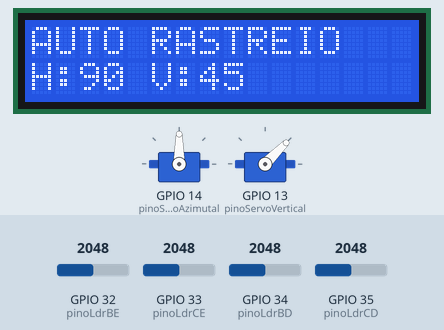
This sketch was run on a simulated ESP32. Parts: 2 × servo, 16×2 character LCD. Inputs (shaded band) come from the test bench; at power-on: GPIO 33 (pinoLdrCE) = 2048, GPIO 35 (pinoLdrCD) = 2048, GPIO 32 (pinoLdrBE) = 2048, GPIO 34 (pinoLdrBD) = 2048. WiFi joins after 1.5 s; servers stay silent unless stated.

Above: at 2.4 s.
2.5 s: GPIO 33 (pinoLdrCE) set to 2866
At 4.1 s:
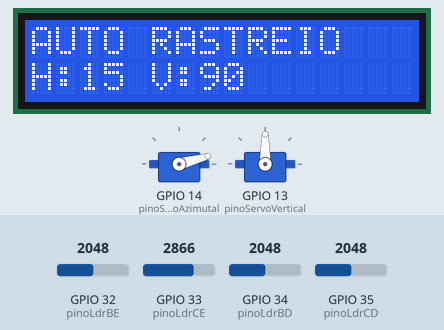
4.3 s: GPIO 35 (pinoLdrCD) set to 947
At 5.7 s:
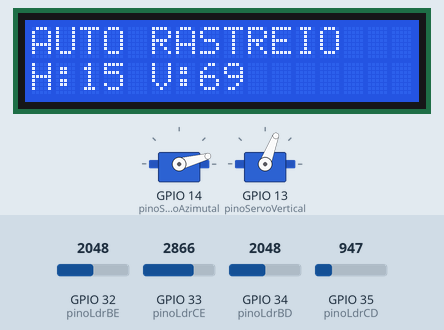
6.0 s: GPIO 35 (pinoLdrCD) set to 844
At 6.24 s:
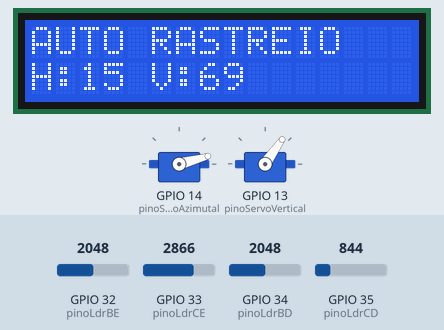
7.8 s: GPIO 32 (pinoLdrBE) set to 1408
At 8.7 s:
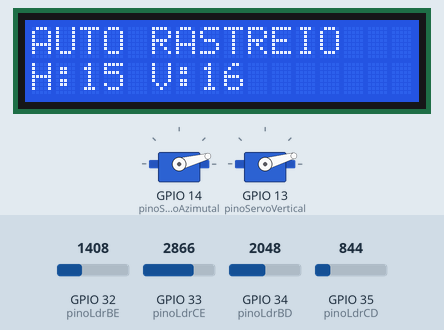
9.6 s: GPIO 32 (pinoLdrBE) set to 1376
At 10.45 s:
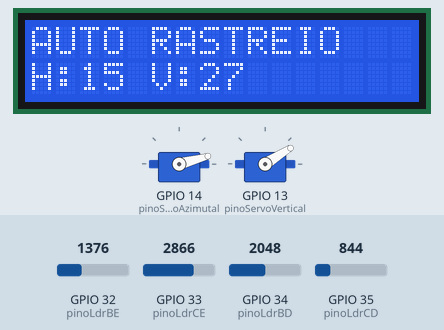
11.7 s: GPIO 34 (pinoLdrBD) set to 3972
At 15.9 s:
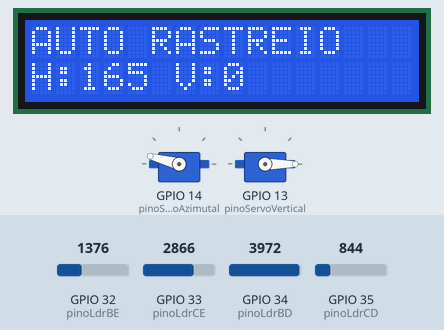
Timing chart, 0 to 16.2 s (numbered marks = the images above; inputs shaded):
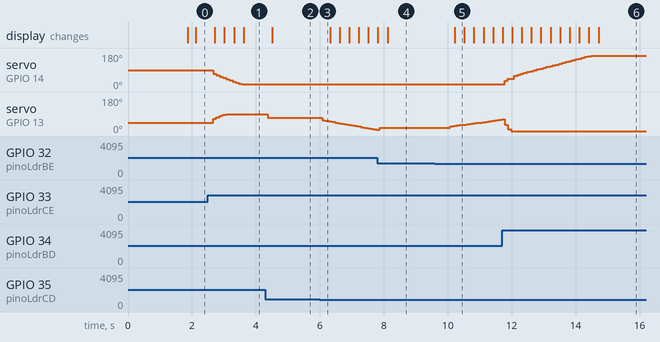

Measured:
- the behaviour switches between 917 and 916 on GPIO 35 (pinoLdrCD) (found by bisection; images 2 and 3)
- the behaviour switches between 1377 and 1376 on GPIO 32 (pinoLdrBE) (found by bisection; images 4 and 5)
- after the input at 2.5 s, servo on GPIO 14 (pinoServoAzimutal): moves from 90° to 15° over 0.90 s, starting after 0.17 s; servo on GPIO 13 (pinoServoVertical): moves from 45° to 90° over 0.40 s, starting after 0.17 s; the display: first changes after 0.22 s (image 1 shows a later state)
- after the input at 4.3 s, servo on GPIO 13 (pinoServoVertical): 90° → 69° after 0.07 s; the display: changes after 0.22 s (image 2)
- after the input at 6.0 s, servo on GPIO 13 (pinoServoVertical): moves from 69° to 6° over 1.7 s, starting after 0.07 s
- after the input at 9.6 s, servo on GPIO 13 (pinoServoVertical): moves from 16° to 61° over 1.6 s, starting after 0.48 s; the display: changes after 0.62 s (image 5)
- after the input at 11.7 s, servo on GPIO 14 (pinoServoAzimutal): moves from 15° to 165° over 2.7 s, starting after 0.08 s

The sketch:

TESTE_IHM_SOLAR.ino
```cpp
#include <Arduino.h>
#include <WiFi.h>
#include <WebServer.h>
#include <Wire.h>
#include <LiquidCrystal_I2C.h>
#include <ESP32Servo.h>

#include "web_server.h"

// ==========================================
// CONFIGURAÇÕES E PINOS (Gabriel)
// ==========================================
const char* ssid = "GABRIEL";
const char* password = "Biel_32150757";

const int pinoLdrCE = 33;
const int pinoLdrCD = 35;
const int pinoLdrBE = 32;
const int pinoLdrBD = 34;

const int pinoServoAzimutal = 14;
const int pinoServoVertical = 13;
const int pinoSDA = 21;
const int pinoSCL = 22;

const int limiteMin = 15;
const int limiteMax = 165;

// ==========================================
// PARÂMETROS DO CONTROLADOR PID
// ==========================================
float Kp = 0.015f;
float Ki = 0.001f;
float Kd = 0.005f;

float erroIntVert = 0.0f, erroIntHoriz = 0.0f;
float erroAntVert = 0.0f, erroAntHoriz = 0.0f;

float posAzimutalFloat = 90.0f;
float posVerticalFloat = 45.0f;

// ==========================================
// FILTRO EMA E TOLERÂNCIA DINÂMICA
// ==========================================
int toleranciaLuz = 150;
bool usarToleranciaDinamica = true;
float fatorK = 0.08f;
const int toleranciaMinima = 30;
int toleranciaEfetiva = 150;

float alfaFiltro = 0.15f;
long intervaloMovimento = 100;

int offsetCE = 0, offsetCD = 0, offsetBE = 0, offsetBD = 0;

const long intervaloLCD = 300;
const long tempoSplashLCD = 2000;

// ==========================================
// VARIÁVEIS GLOBAIS E OBJETOS
// ==========================================
WebServer server(80);
Servo servoAzimutal;
Servo servoVertical;
LiquidCrystal_I2C lcd(0x27, 16, 2);

int valCE = 0, valCD = 0, valBE = 0, valBD = 0;
float ldrCE_filtrado = 0.0f, ldrCD_filtrado = 0.0f, ldrBE_filtrado = 0.0f, ldrBD_filtrado = 0.0f;
int luzMediaAmbiente = 0;

int posicaoAzimutal = 90;
int posicaoVertical = 45;

int ultimaPosAzimutal = -1;
int ultimaPosVertical = -1;

bool modoManualAtivo = false;
bool modoUmEixo = false;

bool lcdConectado = false;
bool lcdEmSplash = false;
bool wifiNotificado = false;

unsigned long tempoAnteriorMovimento = 0;
unsigned long tempoAnteriorLCD = 0;
unsigned long tempoInicioLCD = 0;
unsigned long tempoAnteriorFiltro = 0;

// ==========================================
// FUNÇÕES
// ==========================================
void inicializarServos();
void inicializarLCD();
void executarAutocalibracao();
void iniciarWiFiAssincrono();
void verificarStatusWiFi();
void configurarRotasWeb();

void tratarRastreamentoAutomatico(unsigned long tempoAtual);
void atualizarLCD(unsigned long tempoAtual);

void handleRoot();
void handleLogin();
void handleLogout();
void handleSetModo();
void handleSetEixos();
void handleControlManual();
void handleSetParametros();
void handleCalibrar();
void handleSetPID();

// ==========================================
// SETUP E LOOP
// ==========================================
void setup() {
  Serial.begin(115200);

  inicializarServos();
  inicializarLCD();
  executarAutocalibracao();
  iniciarWiFiAssincrono();

  configurarRotasWeb();
  server.begin();
}

void loop() {
  server.handleClient();
  unsigned long tempoAtual = millis();

  verificarStatusWiFi();

  // Isola a leitura dos sensores e o filtro a cada 20ms para funcionamento correto do EMA
  if (tempoAtual - tempoAnteriorFiltro >= 20) {
    tempoAnteriorFiltro = tempoAtual;

    int rawCE = analogRead(pinoLdrCE);
    int rawCD = analogRead(pinoLdrCD);
    int rawBE = analogRead(pinoLdrBE);
    int rawBD = analogRead(pinoLdrBD);

    // Aplicação do Filtro EMA nos sinais brutos ajustados pelo offset
    ldrCE_filtrado = (alfaFiltro * (rawCE - offsetCE)) + ((1.0f - alfaFiltro) * ldrCE_filtrado);
    ldrCD_filtrado = (alfaFiltro * (rawCD - offsetCD)) + ((1.0f - alfaFiltro) * ldrCD_filtrado);
    ldrBE_filtrado = (alfaFiltro * (rawBE - offsetBE)) + ((1.0f - alfaFiltro) * ldrBE_filtrado);
    ldrBD_filtrado = (alfaFiltro * (rawBD - offsetBD)) + ((1.0f - alfaFiltro) * ldrBD_filtrado);

    // Aplicação do constrain APÓS o filtro suavizar as flutuações
    valCE = constrain((int)ldrCE_filtrado, 0, 4095);
    valCD = constrain((int)ldrCD_filtrado, 0, 4095);
    valBE = constrain((int)ldrBE_filtrado, 0, 4095);
    valBD = constrain((int)ldrBD_filtrado, 0, 4095);

    luzMediaAmbiente = (valCE + valCD + valBE + valBD) / 4;

    if (usarToleranciaDinamica) {
      int tolCalc = (int)(luzMediaAmbiente * fatorK);
      toleranciaEfetiva = (tolCalc < toleranciaMinima) ? toleranciaMinima : tolCalc;
    } else {
      toleranciaEfetiva = toleranciaLuz;
    }
  }

  tratarRastreamentoAutomatico(tempoAtual);
  atualizarLCD(tempoAtual);
}

// ==========================================
// INICIALIZAÇÕES E CALIBRAÇÃO
// ==========================================
void inicializarServos() {
  ESP32PWM::allocateTimer(0);
  ESP32PWM::allocateTimer(1);

  servoAzimutal.setPeriodHertz(50);
  servoVertical.setPeriodHertz(50);

  servoAzimutal.attach(pinoServoAzimutal, 500, 2400);
  servoVertical.attach(pinoServoVertical, 500, 2400);

  servoAzimutal.write((int)posAzimutalFloat);
  servoVertical.write((int)posVerticalFloat);
}

void inicializarLCD() {
  Wire.begin(pinoSDA, pinoSCL);
  Wire.beginTransmission(0x27);
  if (Wire.endTransmission() == 0) {
    lcdConectado = true;
    lcd.init();
    lcd.backlight();
    lcd.setCursor(0, 0);
    lcd.print("TRACKER SOLAR:");
    lcd.setCursor(0, 1);
    lcd.print("Calibrando LDRs");
    lcdEmSplash = true;
    tempoInicioLCD = millis();
  }
}

void executarAutocalibracao() {
  long somaCE = 0, somaCD = 0, somaBE = 0, somaBD = 0;
  const int numAmostras = 25;
  for (int i = 0; i < numAmostras; i++) {
    somaCE += analogRead(pinoLdrCE);
    somaCD += analogRead(pinoLdrCD);
    somaBE += analogRead(pinoLdrBE);
    somaBD += analogRead(pinoLdrBD);
    delay(10);
  }
  int avgCE = somaCE / numAmostras;
  int avgCD = somaCD / numAmostras;
  int avgBE = somaBE / numAmostras;
  int avgBD = somaBD / numAmostras;

  int avgGeral = (avgCE + avgCD + avgBE + avgBD) / 4;

  offsetCE = avgCE - avgGeral;
  offsetCD = avgCD - avgGeral;
  offsetBE = avgBE - avgGeral;
  offsetBD = avgBD - avgGeral;

  ldrCE_filtrado = avgCE - offsetCE;
  ldrCD_filtrado = avgCD - offsetCD;
  ldrBE_filtrado = avgBE - offsetBE;
  ldrBD_filtrado = avgBD - offsetBD;

  valCE = (int)ldrCE_filtrado;
  valCD = (int)ldrCD_filtrado;
  valBE = (int)ldrBE_filtrado;
  valBD = (int)ldrBD_filtrado;
}

void iniciarWiFiAssincrono() {
  WiFi.persistent(false);
  WiFi.disconnect(true);
  WiFi.mode(WIFI_STA);
  WiFi.begin(ssid, password);
}

void verificarStatusWiFi() {
  if (!wifiNotificado && WiFi.status() == WL_CONNECTED) {
    wifiNotificado = true;
    if (lcdConectado && lcdEmSplash) {
      lcd.setCursor(0, 1);
      lcd.print(WiFi.localIP());
    }
  }
}

// ==========================================
// HANDLERS WEB
// ==========================================
void configurarRotasWeb() {
  server.on("/", handleRoot);
  server.on("/login", HTTP_POST, handleLogin);
  server.on("/logout", handleLogout);
  server.on("/setModo", handleSetModo);
  server.on("/setEixos", handleSetEixos);
  server.on("/controlManual", handleControlManual);
  server.on("/setParametros", handleSetParametros);
  server.on("/calibrar", handleCalibrar);
  server.on("/setPID", handleSetPID);
  server.on("/dados", enviarDadosJSON);
}

void handleRoot() {
  if (cookies_autenticado) server.send(200, "text/html", RASTREADOR_HTML);
  else server.send(200, "text/html", LOGIN_HTML);
}

void handleLogin() {
  if (server.arg("username") == auth_user && server.arg("password") == auth_pass) {
    cookies_autenticado = true;
  }
  server.sendHeader("Location", "/");
  server.send(303);
}

void handleLogout() {
  cookies_autenticado = false;
  server.sendHeader("Location", "/");
  server.send(303);
}

void handleSetModo() {
  modoManualAtivo = server.arg("manual").toInt() == 1;
  server.send(200, "text/plain", "OK");
}

void handleSetEixos() {
  modoUmEixo = server.arg("um").toInt() == 1;
  server.send(200, "text/plain", "OK");
}

void handleControlManual() {
  if (modoManualAtivo) {
    posicaoAzimutal = server.arg("h").toInt();
    posicaoVertical = server.arg("v").toInt();

    posAzimutalFloat = posicaoAzimutal;
    posVerticalFloat = posicaoVertical;

    if (posicaoAzimutal != ultimaPosAzimutal) {
      servoAzimutal.write(posicaoAzimutal);
      ultimaPosAzimutal = posicaoAzimutal;
    }
    if (posicaoVertical != ultimaPosVertical) {
      servoVertical.write(posicaoVertical);
      ultimaPosVertical = posicaoVertical;
    }
  }
  server.send(200, "text/plain", "OK");
}

void handleSetParametros() {
  if (server.hasArg("tol")) toleranciaLuz = server.arg("tol").toInt();
  if (server.hasArg("alfa")) alfaFiltro = server.arg("alfa").toFloat();
  if (server.hasArg("int")) intervaloMovimento = server.arg("int").toInt();
  if (server.hasArg("dyn")) usarToleranciaDinamica = server.arg("dyn").toInt() == 1;
  if (server.hasArg("fk")) fatorK = server.arg("fk").toFloat();
  server.send(200, "text/plain", "OK");
}

void handleCalibrar() {
  executarAutocalibracao();
  server.send(200, "text/plain", "OK");
}

void handleSetPID() {
  if (server.hasArg("kp")) Kp = server.arg("kp").toFloat();
  if (server.hasArg("ki")) Ki = server.arg("ki").toFloat();
  if (server.hasArg("kd")) Kd = server.arg("kd").toFloat();

  erroIntVert = 0.0f;
  erroIntHoriz = 0.0f;

  server.send(200, "text/plain", "OK");
}

// ==========================================
// MALHA DE CONTROLE E RASTREAMENTO AUTOMÁTICO
// ==========================================
void tratarRastreamentoAutomatico(unsigned long tempoAtual) {
  if (modoManualAtivo) return;

  unsigned long dtMs = tempoAtual - tempoAnteriorMovimento;

  if (dtMs >= intervaloMovimento) {
    tempoAnteriorMovimento = tempoAtual;
    float dt = dtMs / 1000.0f;

    float mediaCima  = (valCE + valCD) / 2.0f;
    float mediaBaixo = (valBE + valBD) / 2.0f;
    float mediaEsq   = (valCE + valBE) / 2.0f;
    float mediaDir   = (valCD + valBD) / 2.0f;

    float erroVert  = mediaCima - mediaBaixo;
    float erroHoriz = mediaEsq - mediaDir;

    // Correção anti-windup: Zera o termo integral se estiver dentro da tolerância
    if (abs(erroVert) <= toleranciaEfetiva) {
      erroVert = 0;
      erroIntVert = 0;
    }
    if (abs(erroHoriz) <= toleranciaEfetiva) {
      erroHoriz = 0;
      erroIntHoriz = 0;
    }

    if (!modoUmEixo) {
      erroIntVert += (erroVert * dt);
      erroIntVert = constrain(erroIntVert, -100.0f, 100.0f);

      float dVert = (erroVert - erroAntVert) / dt;
      float saidaVert = (Kp * erroVert) + (Ki * erroIntVert) + (Kd * dVert);
      erroAntVert = erroVert;

      posVerticalFloat += saidaVert;
      posVerticalFloat = constrain(posVerticalFloat, 0, 90);
      posicaoVertical = (int)posVerticalFloat;

      // Banda Morta (só envia pulso se a diferença for >= 1 grau)
      if (abs(posicaoVertical - ultimaPosVertical) >= 1) {
        servoVertical.write(posicaoVertical);
        ultimaPosVertical = posicaoVertical;
      }
    }

    erroIntHoriz += (erroHoriz * dt);
    erroIntHoriz = constrain(erroIntHoriz, -100.0f, 100.0f);

    float dHoriz = (erroHoriz - erroAntHoriz) / dt;
    float saidaHoriz = (Kp * erroHoriz) + (Ki * erroIntHoriz) + (Kd * dHoriz);
    erroAntHoriz = erroHoriz;

    posAzimutalFloat -= saidaHoriz;
    posAzimutalFloat = constrain(posAzimutalFloat, limiteMin, limiteMax);
    posicaoAzimutal = (int)posAzimutalFloat;

    // Banda Morta (só envia pulso se a diferença for >= 1 grau)
    if (abs(posicaoAzimutal - ultimaPosAzimutal) >= 1) {
      servoAzimutal.write(posicaoAzimutal);
      ultimaPosAzimutal = posicaoAzimutal;
    }
  }
}

void atualizarLCD(unsigned long tempoAtual) {
  if (!lcdConectado) return;

  if (lcdEmSplash) {
    if (tempoAtual - tempoInicioLCD >= tempoSplashLCD) {
      lcdEmSplash = false;
      lcd.clear();
      lcd.setCursor(0, 0);
      lcd.print("AUTO RASTREIO");
    }
    return;
  }

  if (tempoAtual - tempoAnteriorLCD >= intervaloLCD) {
    tempoAnteriorLCD = tempoAtual;
    lcd.setCursor(0, 1);
    lcd.print("H:");
    lcd.print(posicaoAzimutal);
    lcd.print(" V:");
    lcd.print(posicaoVertical);
    lcd.print("   ");
  }
}
```

Source omitted: web_server.h (34450 bytes)
